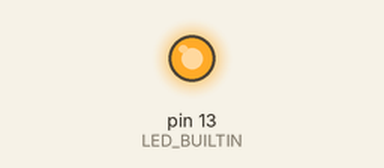
Recording of a sketch running on a simulated Arduino Uno, built with avr-gcc and run on an emulated ATmega328P. On the bench: output pins drawn as LEDs (lit = HIGH).

Above: at 0.5 s.
At 25.0 s:
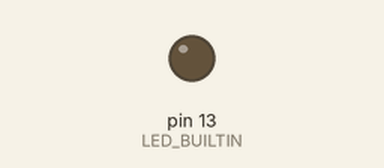
Timing chart, 0 to 33.8 s (numbered marks = the images above):
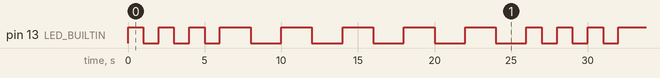

The sketch:

Blink.ino
```cpp
// the setup function runs once when you press reset or power the board

void setup() {
  // initialize digital pin LED_BUILTIN as an output.
  pinMode(LED_BUILTIN, OUTPUT);
}

void piscar(int ms, int times){
  for(int i = 0; i < times; i++){
    digitalWrite(LED_BUILTIN, HIGH); // turn the LED on (HIGH is the voltage level)
    delay(ms);                       // wait for a second
    digitalWrite(LED_BUILTIN, LOW);  // turn the LED off by making the voltage LOW
    delay(ms);
  }
}

// the loop function runs over and over again forever
void loop() {
  piscar(1000, 3);
  piscar(2000, 5);
}
```

Measured:
- by itself, pin 13 (LED_BUILTIN): repeats every 26.0 s: 2 × (LOW 1.0 s, HIGH 1.0 s), LOW 1.0 s, 5 × (HIGH 2.0 s, LOW 2.0 s), HIGH 1.0 s
- by itself, everything shown: repeats every 26.0 s, in 16 steps
